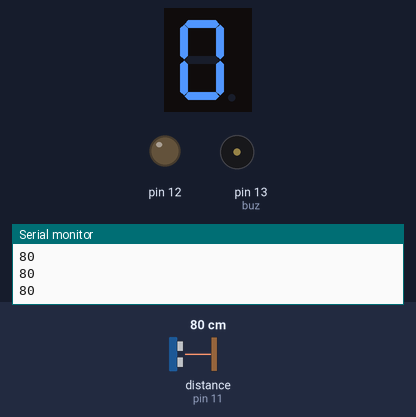
Simulated run of this sketch. Board: Arduino Uno, built with avr-gcc and run on an emulated ATmega328P. Parts: 1-digit seven-segment display, output pins drawn as LEDs (lit = HIGH), buzzer (waves = sounding, pin HIGH), the last lines printed to the serial monitor. Inputs (shaded band) come from the test bench; at power-on: distance to the obstacle (sensor on pin 11) 80 cm. The echo pulse lasts 58.3 µs per cm; pins used as bus, display or sensor lines are not drawn.

Above: at 1.2 s.
1.3 s: distance to the obstacle (sensor on pin 11) set to 11 cm
2.8 s: distance to the obstacle (sensor on pin 11) set to 8 cm
At 3.4 s:
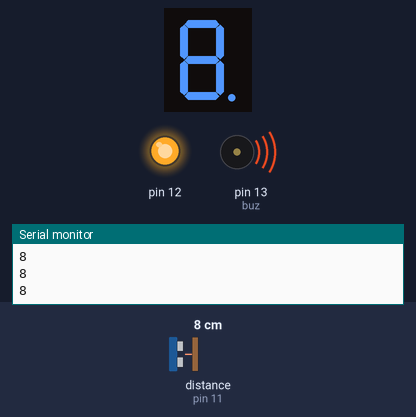
4.3 s: distance to the obstacle (sensor on pin 11) set to 2 cm
At 4.9 s:
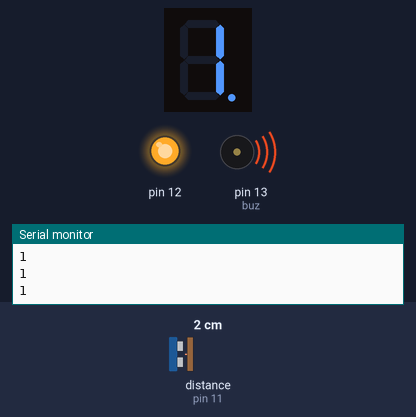
5.8 s: distance to the obstacle (sensor on pin 11) set to 18 cm
At 6.8 s:
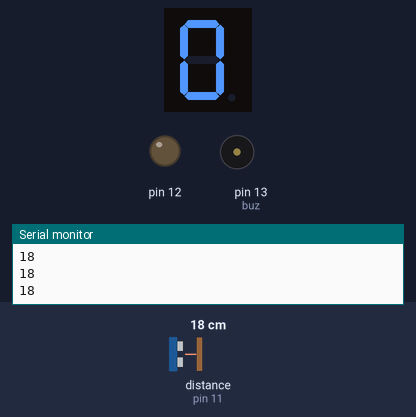
Timing chart, 0 to 8.3 s (numbered marks = the images above; inputs shaded):
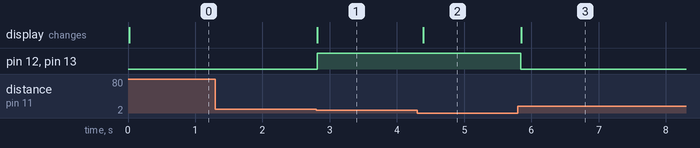

Measured:
- the behaviour switches between 10 and 9 cm on distance to the obstacle (sensor on pin 11) (found by bisection; images 0 and 1)
- after the input at 2.8 s, pin 12, pin 13 (buz): LOW → HIGH at once; the display: changes at once (image 1)
- after the input at 4.3 s, the display: changes after 0.09 s (image 2)
- after the input at 5.8 s, pin 12, pin 13 (buz): HIGH → LOW after 0.05 s; the display: changes after 0.05 s (image 3)

The sketch:

main.ino
```cpp
#include "SevSeg.h"
SevSeg sevseg;
int buz = 13;
void setup(){
    Serial.begin(9600);
    pinMode(10, OUTPUT);
    pinMode(11,INPUT);
    pinMode(buz,OUTPUT);
    pinMode(12,OUTPUT);
    byte numDigits = 1;
    byte digitPins[] = {};
    byte segmentPins[] = {6, 5, 2, 3, 4, 7, 8, 9};
    bool resistorsOnSegments = true;

    byte hardwareConfig = COMMON_CATHODE;
    sevseg.begin(hardwareConfig, numDigits, digitPins, segmentPins, resistorsOnSegments);
    sevseg.setBrightness(90);
}

void loop(){
  long duration, distance;
  digitalWrite(10,HIGH);
  delayMicroseconds(1000);
  digitalWrite(10, LOW);
  duration=pulseIn(11, HIGH);
  distance =(duration/2)/29.1;
  delay(10);
  Serial.println(distance);
  if (distance<=9){
    digitalWrite(12,HIGH);
    digitalWrite(buz,HIGH);
    sevseg.setNumber(distance, 0);
    sevseg.refreshDisplay();
    delay(100);
  }
  else if (distance>9){
    digitalWrite(12,LOW);
    digitalWrite(buz,LOW);
    sevseg.setNumber(0, 1);
    sevseg.refreshDisplay();
  }
}
```
